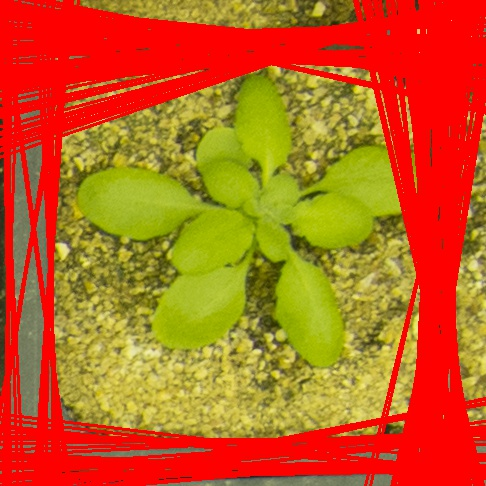
#> input picture scripts/houghlines3.jpg, 486 x 486 px
$ python arabidopsis_australia.py --image houghlines3.jpg
#> lines starting #> are read from the running program, lines starting #| are printed output that depends on the picture; after the words box and inside, x2 and y2 are one past the last pixel; in counts of white or black regions, pixels touching at a corner belong together
#########
# Cody Markelz
# September 18, 2014
# markelz@gmail.com
# github, twitter, bitbucket: rjcmarkelz
#########

import cv2
import numpy as np
from matplotlib import pyplot as plt
import argparse

# get some info from the user
ap = argparse.ArgumentParser()
ap.add_argument("-i", "--image", required = True,
	help = "Path to the image")
args = vars(ap.parse_args())
# Load the image and display it
input_image = cv2.imread(args["image"])
#> input_image is the input picture: shape (486, 486, 3); mean B, G, R 29, 95.6, 192.6

#convert image to HSV colorspace for pot detection
hsb_image = cv2.cvtColor(input_image, cv2.COLOR_BGR2HSV)
#> hsb_image: shape (486, 486, 3); mean H, S, V 18, 210.2, 196.7
H_channel,S_channel,hsB_channel = cv2.split(hsb_image)
# cv2.imshow("H",H_channel)
# cv2.imshow("S",S_channel)
# cv2.imshow("hsB",hsB_channel)

# Convert original image to the L*a*b* color space for arabidopsis detection
lab_image = cv2.cvtColor(input_image, cv2.COLOR_BGR2LAB)
#> lab_image: shape (486, 486, 3); mean of channels 0, 1, 2 148.1, 151.7, 185
l_channel,a_channel,b_channel = cv2.split(lab_image)
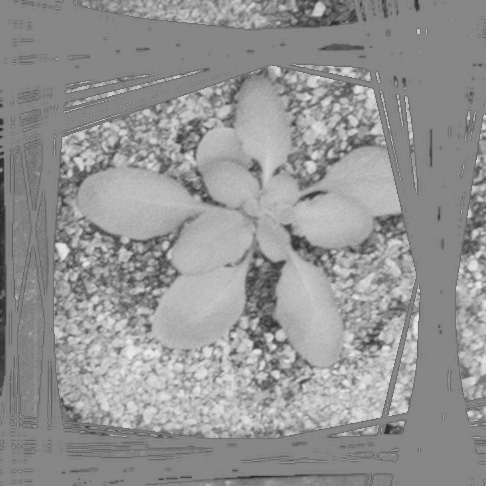
#> l_channel: shape (486, 486); min 37, max 237, mean 148.1
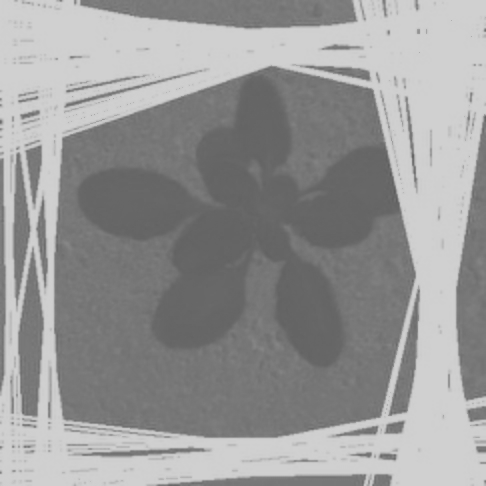
#> a_channel: shape (486, 486); min 91, max 208, mean 151.7
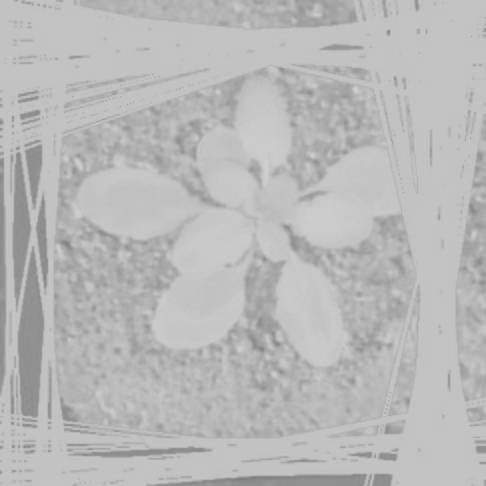
#> b_channel: shape (486, 486); min 127, max 209, mean 185
# cv2.imshow("L",l_channel)
# cv2.imshow("a",a_channel) # focus on a channel because it provides best contrast for arabidopsis
# cv2.imshow("b",b_channel)


#########
#########
#########
# Pot identification
#########
#########
#########

# take a look at the H channel histogram for pot detection, uncomment when finding correct threshold
# hist = cv2.calcHist([H_channel], [0], None, [256], [0, 256])

# Plot the histogram
# plt.figure()
# plt.title("H Histogram")
# plt.xlabel("Bins")
# plt.ylabel("# of Pixels")
# plt.plot(hist)
# plt.xlim([0, 256])
# plt.show()
# cv2.waitKey(0)

# blur image to get better edges
blur = cv2.bilateralFilter(S_channel, 9, 100, 100)
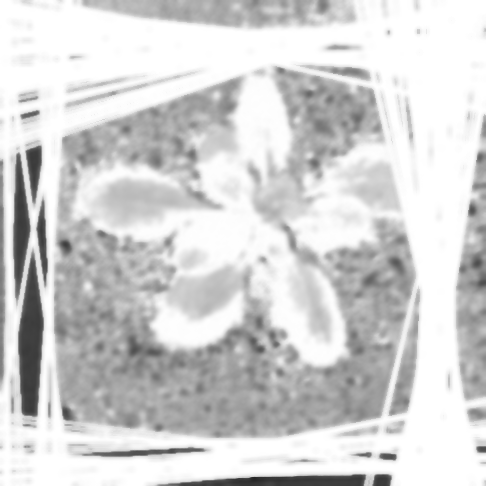
#> blur: shape (486, 486); min 38, max 255, mean 210.4
# [14 lines of commented-out code are left out]
(T, thresh_image) = cv2.threshold(blur, 75, 110, cv2.THRESH_BINARY)
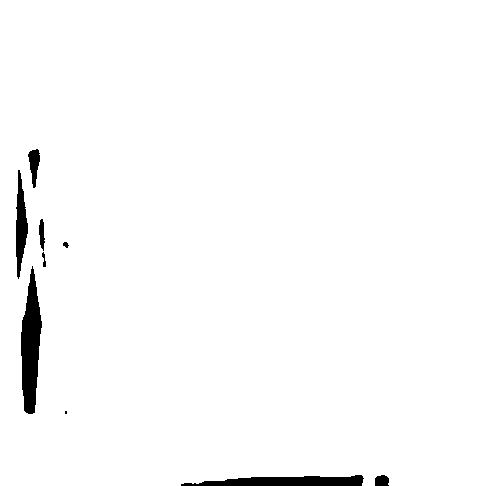
#> thresh_image: shape (486, 486); values 0 (black) and 110 (white), 98% white; 9 black regions (1 under 20 px), largest, box (x1, y1, x2, y2) and area: (21, 266, 42, 414) 2001, (181, 475, 364, 486) 1402, (16, 170, 28, 279) 766
# cv2.imshow("Threshold Binary", thresh_image)

# canny edge detection on the thresholded image
canny_image = cv2.Canny(thresh_image, 100, 200, apertureSize = 3)
#> canny_image: shape (486, 486); 0.4% white in thin lines or dots, all inside (x1, y1, x2, y2) = (15, 149, 389, 486)
# cv2.imshow("Canny", canny_image)

# set kernal to "Dilate" the lines from the canny image
# this step is necessary to bring out the edges of the pots
# play with the size of the array and the number of iterations for various results
kernel = np.ones((5,5), np.uint8)
dilation = cv2.dilate(canny_image, kernel, iterations = 2)
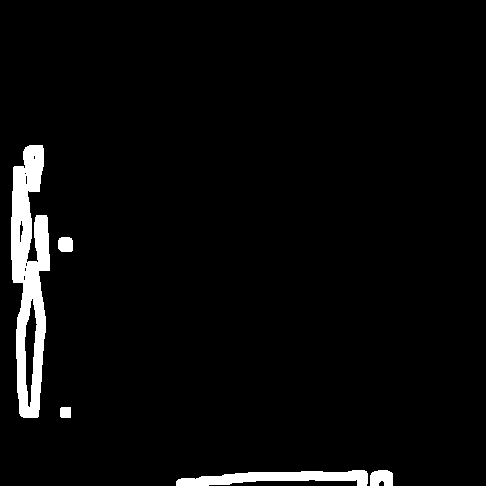
#> dilation: shape (486, 486); 3.7% white; 5 white regions, box (x1, y1, x2, y2) and area: (11, 145, 50, 418) 6337, (176, 470, 368, 486) 1835, (370, 470, 393, 486) 322, (58, 237, 73, 252) 208, (60, 407, 71, 418) 119
#cv2.imshow("Canny dilation", dilation)

# # print lines
input_copy2 = input_image.copy()

# set parameters for HoughLinesP
# also play with these to get more or less numbers of lines
minLineLength = 10000
maxLineGap = 40
linesP = cv2.HoughLinesP(dilation, 1, np.pi/180, 100, minLineLength, maxLineGap)
#> linesP = 53 rows, first 6: [19, 413, 23, 280], [39, 270, 40, 215], [22, 416, 25, 271], [176, 482, 367, 475], [38, 191, 38, 145], [37, 259, 37, 215]

# extract endpoints and draw HoughLines
# for x1,y1,x2,y2 in linesP[0]:
#     cv2.line(input_copy2,(x1,y1),(x2,y2), (0,255,0) ,2)

# print the lines and pick the end points of one of the lines to display in red
# this helps to see how the lines are being found, uncomment next two lines to see
# print lines
#cv2.line(input_copy2,(5,70),(11,384),(0,0,255),2)
#cv2.imshow("input_copy2",input_copy2)

# write output to file
# cv2.imwrite('houghlines.jpg',in)
# cv2.imwrite('houghlinesP.jpg',input_copy2)

#########
#########
#########
# rosette detection
#########
#########
#########

# take a look at the a_channel histogram
# hist = cv2.calcHist([a_channel], [0], None, [256], [0, 256])
# # Plot the histogram
# plt.figure()
# plt.title("a Histogram")
# plt.xlabel("Bins")
# plt.ylabel("# of Pixels")
# plt.plot(hist)
# plt.xlim([0, 256])
# plt.show()
# cv2.waitKey(0)

# threshold image based on a_channel region that provides the most contrast
(aT, S_thresh_image) = cv2.threshold(S_channel, 110, 130, cv2.THRESH_BINARY)
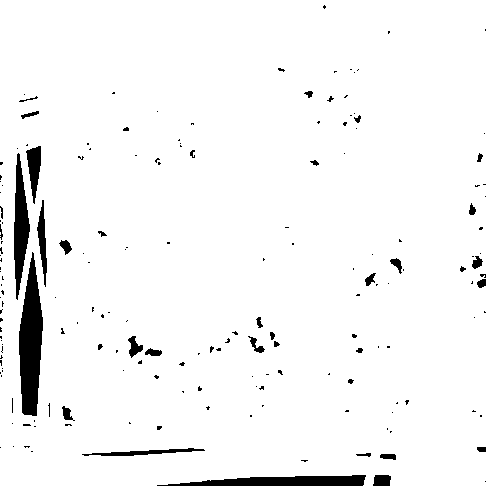
#> S_thresh_image: shape (486, 486); values 0 (black) and 130 (white), 96% white; 180 black regions (143 under 20 px), largest, box (x1, y1, x2, y2) and area: (19, 252, 43, 416) 2642, (157, 475, 366, 486) 1547, (14, 153, 30, 300) 1331
# cv2.imshow("S_channel Threshold Binary", S_thresh_image)
cv2.imwrite('output.tif', S_thresh_image)

# [14 lines of commented-out code are left out]

cv2.waitKey(0)

# END SCRIPT
